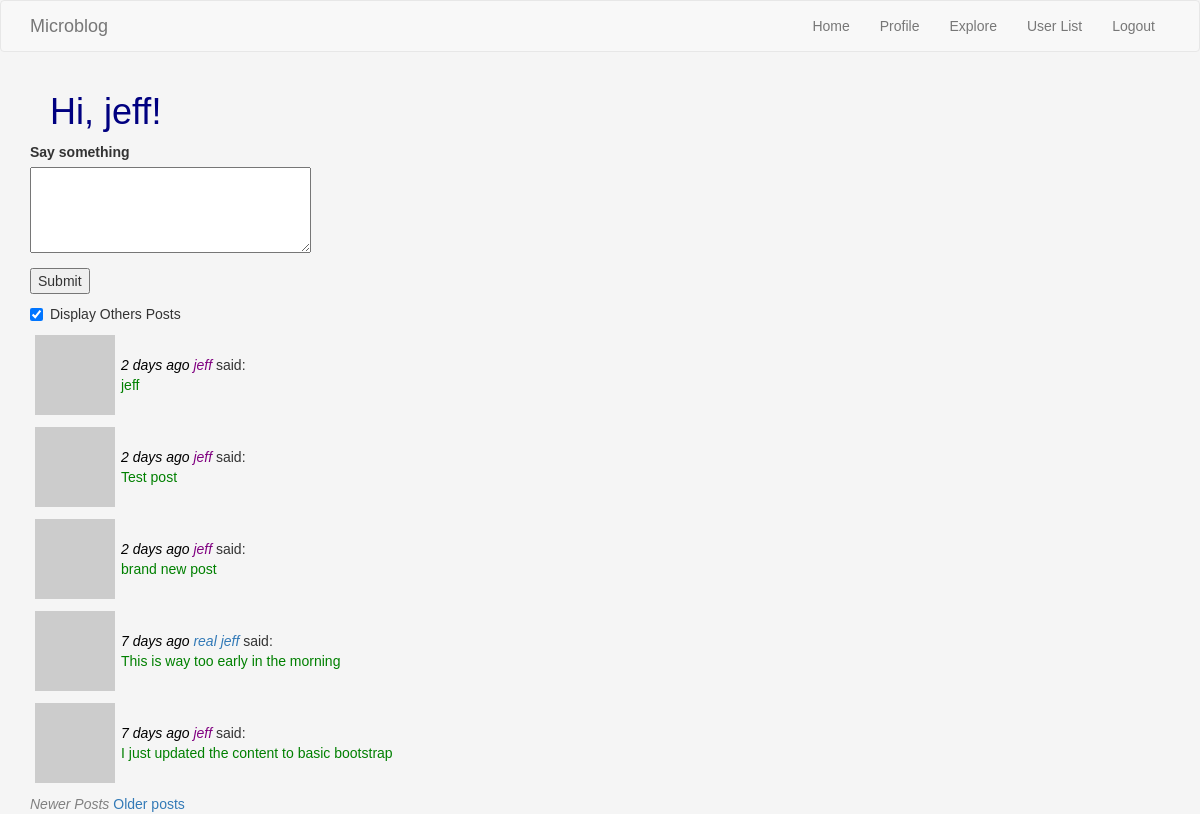
The page /index (signed in) on the database its author committed.
### webapp/models.py (models this page shows, shortened)
class User(UserMixin, db.Model):
    id = db.Column(db.Integer, primary_key=True)
    username = db.Column(db.String(64), index=True, unique=True)
    email = db.Column(db.String(120), index=True, unique=True)
    password_hash = db.Column(db.String(128))
    posts = db.relationship('Post', backref='author', lazy='dynamic')
    about_me = db.Column(db.String(140))
    last_seen = db.Column(db.DateTime, default=datetime.utcnow)
    followed = db.relationship(
        'User', secondary=followers,
        primaryjoin=(followers.c.follower_id == id),
        secondaryjoin=(followers.c.followed_id == id),
        backref=db.backref('followers', lazy='dynamic'), lazy='dynamic')
    def followed_posts(self):
        followed = Post.query.join(
            followers, (followers.c.followed_id == Post.user_id)).filter(
                followers.c.follower_id == self.id)
        own = Post.query.filter_by(user_id=self.id)
        return followed.union(own).order_by(Post.timestamp.desc())
    def avatar(self, size):
        digest = md5(self.email.lower().encode('utf-8')).hexdigest()
        return 'https://www.gravatar.com/avatar/{}?d=identicon&s={}'.format(digest, size)

class Post(db.Model):
    id = db.Column(db.Integer, primary_key=True)
    body = db.Column(db.String(140))
    timestamp = db.Column(db.DateTime, index=True, default=datetime.utcnow)
    user_id = db.Column(db.Integer, db.ForeignKey('user.id'))

### webapp/routes.py (the view)
@webapp.route('/', methods=['GET', 'POST'])
@webapp.route('/index', methods=['GET', 'POST'])
@login_required
def index():
    form = PostForm()
    print("form =", id(form), id(form.post))
    print(f"post.data = {form.post.data}")
    if form.validate_on_submit():
        post = Post(body=form.post.data, author=current_user)
        db.session.add(post)
        db.session.commit()
        flash('Your post is now live!')
        return redirect(url_for('index'))
    page = request.args.get('page', 1, type=int)
    c_others = 1 if webapp.config['BLOG_SHOW_OTHERS'] else 1
    others = request.args.get('others', c_others, type=int)
    check = OthersCheckForm()
    check.check.data = others
    print(f"In index: <{page}, {others}>")
    print(type(others))
    if others:
        posts = current_user.followed_posts().paginate(page=page,
                                                       per_page=webapp.config['POSTS_PER_PAGE'],
                                                       error_out=False)
    else:
        posts = current_user.user_posts().paginate(page=page,
                                                   per_page=webapp.config['POSTS_PER_PAGE'],
                                                   error_out=False)
    next_url = url_for('index', page=posts.next_num, others=others) \
        if posts.has_next else None
    prev_url = url_for('index', page=posts.prev_num, others=others) \
        if posts.has_prev else None
    return render_template("index.html",
                           title='Home Page',
                           form=form,
                           check=check,
                           posts=posts,
                           others=others,
                           next_url=next_url,
                           prev_url=prev_url)

### webapp/forms.py
class PostForm(FlaskForm):
    post = TextAreaField('Say something', validators=[
        DataRequired(), Length(min=1, max=140)])
    submit = SubmitField('Submit')

class OthersCheckForm(FlaskForm):
    check = BooleanField("Display Others Posts")

### webapp/models.py (called while the page is built)
@login.user_loader
def load_user(id):
    return User.query.get(int(id))

### webapp/routes.py (called while the page is built)
@webapp.before_request
def before_request():
    if current_user.is_authenticated:
        current_user.last_seen = datetime.utcnow()
        db.session.commit()

### webapp/templates/index.html (shortened to what this page needs)
{% extends "base.html" %}
{% import 'bootstrap/wtf.html' as wtf %}
{% block app_content %}
    <h1>Hi, {{ current_user.username }}!</h1>
    {% if form %}
        <form action="" method="post">
            <p>
                {{ form.post.label }}<br>
                {{ form.post(cols=32, rows=4) }}<br>
            </p>
            <p>{{ form.submit() }}</p>
        </form>
    {% endif %}
    {% if check %}
        <p>
        {{ wtf.quick_form(check) }}
        </p>
    {% endif %}
    {% for post in posts %}
    <p>
        {% include '_post.html' %}
    </p>
    {% endfor %}
    {% if prev_url %}
        <a href="{{ prev_url }}">Newer posts</a>
    {% else %}
        <span class="non_active_link">Newer Posts</span>
    {% endif %}
    {% if next_url %}
        <a href="{{ next_url }}">Older posts</a>
    {% else %}
        <span class="non_active_link">Older Posts</span>
    {% endif %}
{% endblock %}

### webapp/templates/_post.html
<table>
    <tr class="blog">
        <td class="blog"><img src="{{ post.author.avatar(36) }}"></td>
        <td class="blog"><span class="blogname">
            <span class="timestamp">{{ moment(post.timestamp).fromNow() }}</span>
            {% if current_user.username != post.author.username %}
            <a href="{{  url_for('user', username=post.author.username) }}"> {{ post.author.username }} </a></span>
            {% else %}
                {{ post.author.username }}
            {% endif %} </span>
            said: <br><span class="blogpost"> {{  post.body }}</span></td>
    </tr>
</table>

### webapp/static/css/mystyle.css (style rules this page uses)
body { background-color: whitesmoke; font-family: Verdana, Arial, Helvetica, sans-serif; }
h1 { color: navy; margin-left: 20px; }
.blog { vertical-align:center }
.blogname { color: purple; font-style: italic; }
.blogpost { color:green; }
td.blog { padding: 5px; padding-bottom: 1px; padding-top: 1px; padding-right: 1px; }
.timestamp { color: black; font-style: italic; }
.non_active_link { color: gray; font-style: italic; }

### rows shown on the page
User: username "jeff"
Post: timestamp "2 days ago", author.username "jeff", body "jeff"
Post: timestamp "2 days ago", author.username "jeff", body "Test post"
Post: timestamp "2 days ago", author.username "jeff", body "brand new post"
Post: timestamp "7 days ago", author.username "real jeff", body "This is way too early in the morning"
Post: timestamp "7 days ago", author.username "jeff", body "I just updated the content to basic bootstrap"
